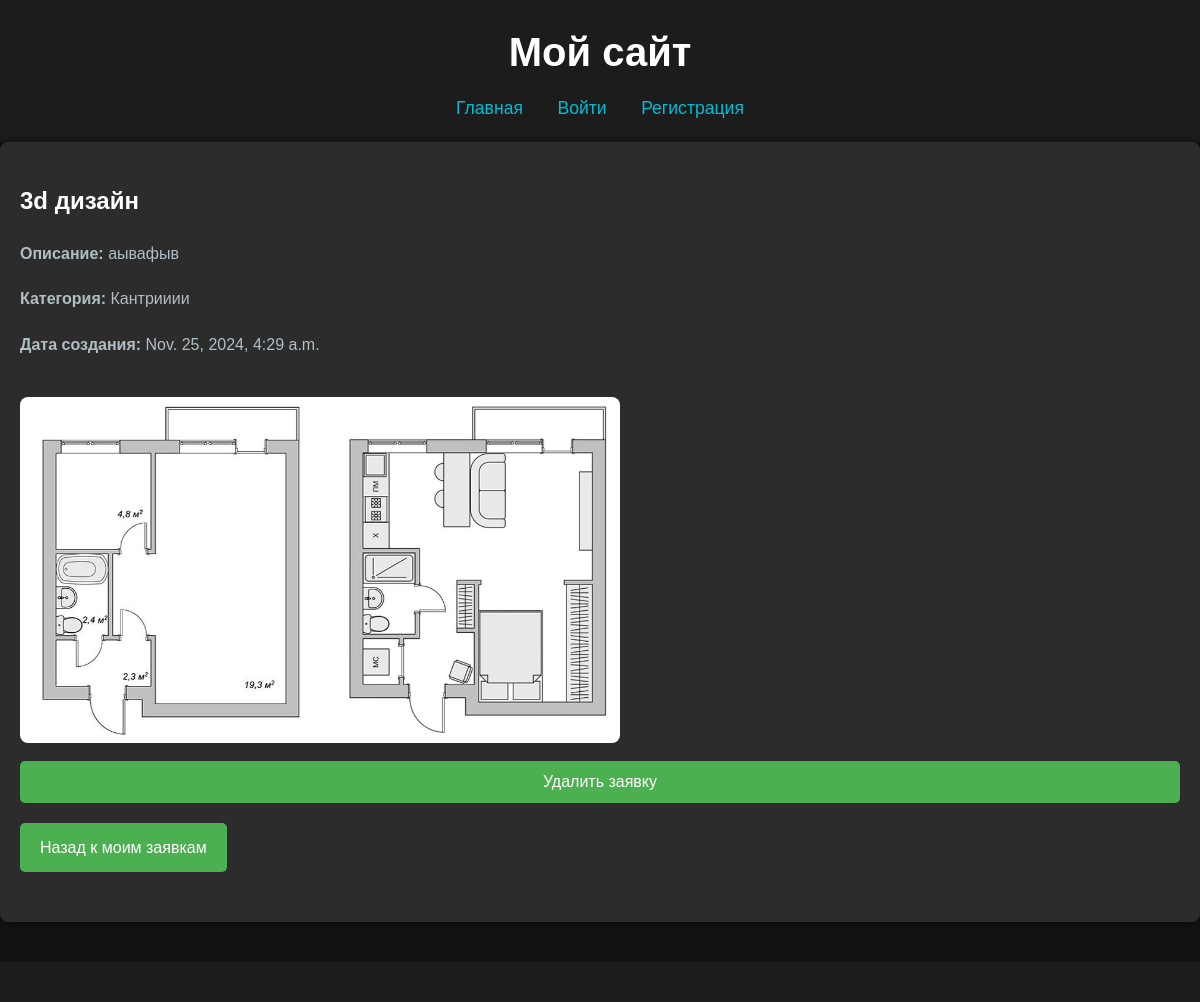
The app's page /request/6/ with its own data.
### main/models.py (models this page shows, shortened)
class DesignRequest(models.Model):
    STATUS_CHOICES = [
        ('new', 'Новая'),
        ('in_progress', 'Принято в работу'),
        ('completed', 'Выполнено'),
    ]
    user = models.ForeignKey(User, on_delete=models.CASCADE, related_name='design_requests')  # Связь с пользователем
    title = models.CharField(max_length=200)  # Название заявки
    description = models.TextField()  # Описание заявки
    category = models.ForeignKey('Category', on_delete=models.CASCADE)  # Категория
    photo = models.ImageField(upload_to='design_photos/', null=True, blank=True)  # Фото помещения
    created_at = models.DateTimeField(auto_now_add=True)  # Дата создания заявки
    is_important = models.BooleanField(default=False)  # Важность заявки
    status = models.CharField(
        max_length=20,
        choices=STATUS_CHOICES,
        default='new',  # Статус по умолчанию
    )

class Category(models.Model):
    name = models.CharField(max_length=100)

### main/views.py (the view)
# urls.py: path('request/<int:request_id>/', views.request_detail, name='request_detail'),  # Страница заявки
def request_detail(request, request_id):
    design_request = get_object_or_404(DesignRequest, id=request_id)
    return render(request, 'main/request_detail.html', {'request': design_request})

### main/templates/main/request_detail.html (shortened to what this page needs)
{% extends 'main/layout.html' %}
{% block content %}
    <h2>{{ request.title }}</h2>
    <p><strong>Описание:</strong> {{ request.description }}</p>
    <p><strong>Категория:</strong> {{ request.category.name }}</p>
    <p><strong>Дата создания:</strong> {{ request.created_at }}</p>
    {% if request.photo %}
        <img src="{{ request.photo.url }}" alt="{{ request.title }}" class="request-photo">
    {% endif %}
    <form action="{% url 'delete_request' request.id %}" method="POST" style="display:inline;">
        <button type="submit" class="btn btn-danger">Удалить заявку</button>
    </form>
    <a href="{% url 'my_requests' %}" class="btn">Назад к моим заявкам</a>
{% endblock %}

### main/static/css/style.css (style rules this page uses)
* { margin: 0; padding: 0; box-sizing: border-box; }
body { font-family: 'Arial', sans-serif; background-color: #121212; color: #e0e0e0; line-height: 1.6; }
a { text-decoration: none; color: #00bcd4; }
h2 { font-size: 2rem; margin-bottom: 20px; color: #ffffff; }
p { font-size: 1rem; margin-bottom: 20px; color: #b0bec5; }
form input, form button { width: 100%; padding: 10px; margin: 5px 0; font-size: 16px; border: 1px solid #ccc; border-radius: 5px; }
form button { background-color: #00bcd4; color: white; cursor: pointer; }
.btn { padding: 10px 20px; background-color: #4CAF50; color: white; text-align: center; text-decoration: none; border-radius: 5px; margin: 10px 0; display: inline-block; }
.btn { padding: 12px 20px; border: none; border-radius: 5px; font-size: 16px; cursor: pointer; transition: background-color 0.3s; }
h2 { font-size: 24px; margin-bottom: 20px; }
* { transition: all 0.3s ease; }
.request-photo { width: 100%; max-width: 600px; margin-top: 20px; border-radius: 8px; }

### records on screen
DesignRequest: title "3d дизайн", description "аывафыв", category.name "Кантрииии", created_at "Nov. 25, 2024, 4:29 a.m.", photo (picture)
